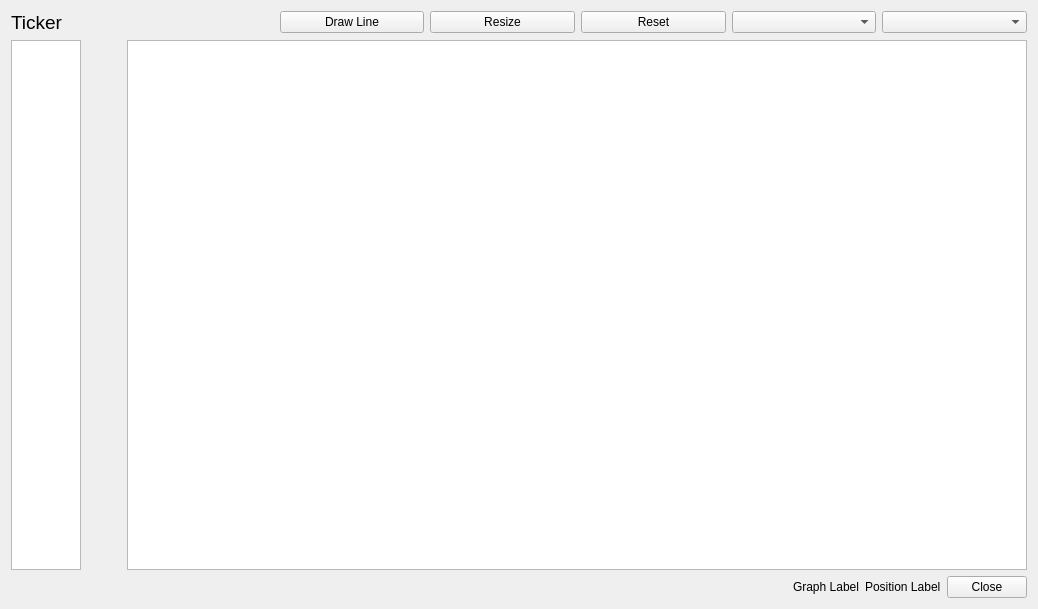
<?xml version="1.0" encoding="UTF-8"?>
<ui version="4.0">
 <class>StockViewerWidget</class>
 <widget class="QWidget" name="StockViewerWidget">
  <property name="geometry">
   <rect>
    <x>0</x>
    <y>0</y>
    <width>1038</width>
    <height>609</height>
   </rect>
  </property>
  <property name="windowTitle">
   <string>Form</string>
  </property>
  <layout class="QVBoxLayout" name="verticalLayout">
   <item>
    <layout class="QHBoxLayout" name="horizontalLayout_2">
     <item>
      <widget class="QLabel" name="labelTicker">
       <property name="font">
        <font>
         <pointsize>14</pointsize>
        </font>
       </property>
       <property name="text">
        <string>Ticker</string>
       </property>
      </widget>
     </item>
     <item>
      <spacer name="horizontalSpacer">
       <property name="orientation">
        <enum>Qt::Horizontal</enum>
       </property>
       <property name="sizeType">
        <enum>QSizePolicy::Preferred</enum>
       </property>
       <property name="sizeHint" stdset="0">
        <size>
         <width>118</width>
         <height>18</height>
        </size>
       </property>
      </spacer>
     </item>
     <item>
      <widget class="QPushButton" name="pushButtonDrawLine">
       <property name="text">
        <string>Draw Line</string>
       </property>
       <property name="checkable">
        <bool>true</bool>
       </property>
      </widget>
     </item>
     <item>
      <widget class="QPushButton" name="pushButtonResize">
       <property name="text">
        <string>Resize</string>
       </property>
      </widget>
     </item>
     <item>
      <widget class="QPushButton" name="pushButtonReset">
       <property name="text">
        <string>Reset</string>
       </property>
       <property name="checkable">
        <bool>false</bool>
       </property>
      </widget>
     </item>
     <item>
      <widget class="QComboBox" name="comboBox">
       <property name="currentIndex">
        <number>-1</number>
       </property>
      </widget>
     </item>
     <item>
      <widget class="QComboBox" name="comboBoxInterval">
       <property name="currentText">
        <string/>
       </property>
       <property name="currentIndex">
        <number>-1</number>
       </property>
      </widget>
     </item>
    </layout>
   </item>
   <item>
    <layout class="QHBoxLayout" name="horizontalLayout">
     <item>
      <widget class="QTableWidget" name="tableWidget">
       <property name="sizeAdjustPolicy">
        <enum>QAbstractScrollArea::AdjustToContents</enum>
       </property>
       <attribute name="verticalHeaderVisible">
        <bool>false</bool>
       </attribute>
      </widget>
     </item>
     <item>
      <spacer name="horizontalSpacer_2">
       <property name="orientation">
        <enum>Qt::Horizontal</enum>
       </property>
       <property name="sizeHint" stdset="0">
        <size>
         <width>40</width>
         <height>20</height>
        </size>
       </property>
      </spacer>
     </item>
     <item>
      <widget class="PlotWidget" name="graphicsView">
       <property name="sizePolicy">
        <sizepolicy hsizetype="Expanding" vsizetype="Expanding">
         <horstretch>1</horstretch>
         <verstretch>0</verstretch>
        </sizepolicy>
       </property>
      </widget>
     </item>
    </layout>
   </item>
   <item>
    <layout class="QHBoxLayout" name="horizontalLayout_3">
     <item>
      <spacer name="horizontalSpacer_3">
       <property name="orientation">
        <enum>Qt::Horizontal</enum>
       </property>
       <property name="sizeHint" stdset="0">
        <size>
         <width>40</width>
         <height>20</height>
        </size>
       </property>
      </spacer>
     </item>
     <item>
      <widget class="QLabel" name="labelGraph">
       <property name="text">
        <string>Graph Label</string>
       </property>
      </widget>
     </item>
     <item>
      <widget class="QLabel" name="labelPosition">
       <property name="text">
        <string>Position Label</string>
       </property>
      </widget>
     </item>
     <item alignment="Qt::AlignRight">
      <widget class="QDialogButtonBox" name="buttonBox">
       <property name="orientation">
        <enum>Qt::Horizontal</enum>
       </property>
       <property name="standardButtons">
        <set>QDialogButtonBox::Close</set>
       </property>
      </widget>
     </item>
    </layout>
   </item>
  </layout>
 </widget>
 <customwidgets>
  <customwidget>
   <class>PlotWidget</class>
   <extends>QGraphicsView</extends>
   <header>pyqtgraph</header>
  </customwidget>
 </customwidgets>
 <resources/>
 <connections>
  <connection>
   <sender>buttonBox</sender>
   <signal>rejected()</signal>
   <receiver>StockViewerWidget</receiver>
   <slot>close()</slot>
   <hints>
    <hint type="sourcelabel">
     <x>985</x>
     <y>584</y>
    </hint>
    <hint type="destinationlabel">
     <x>518</x>
     <y>304</y>
    </hint>
   </hints>
  </connection>
 </connections>
</ui>
